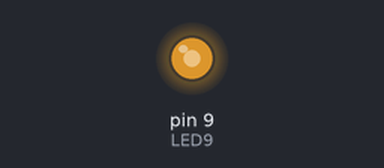
This sketch was run on a simulated Arduino Uno, built with avr-gcc and run on an emulated ATmega328P. On the bench: output pins drawn as LEDs (lit = HIGH).

Above: at 0.1 s.
Timing chart, 0 to 1.6 s (numbered marks = the images above):
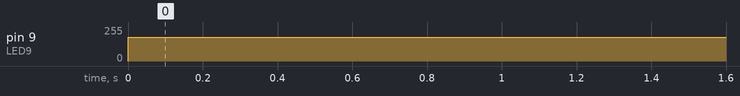

Measured:
- by itself, pin 9 (LED9): 0/255 → 177/255 at 0.00 s

The sketch:

PWM_LED_first_step.ino
```cpp
const int LED9 = 9;

void setup() {
  // put your setup code here, to run once:

}

void loop() {
  // put your main code here, to run repeatedly:
  analogWrite(LED9, 177);
}
```
